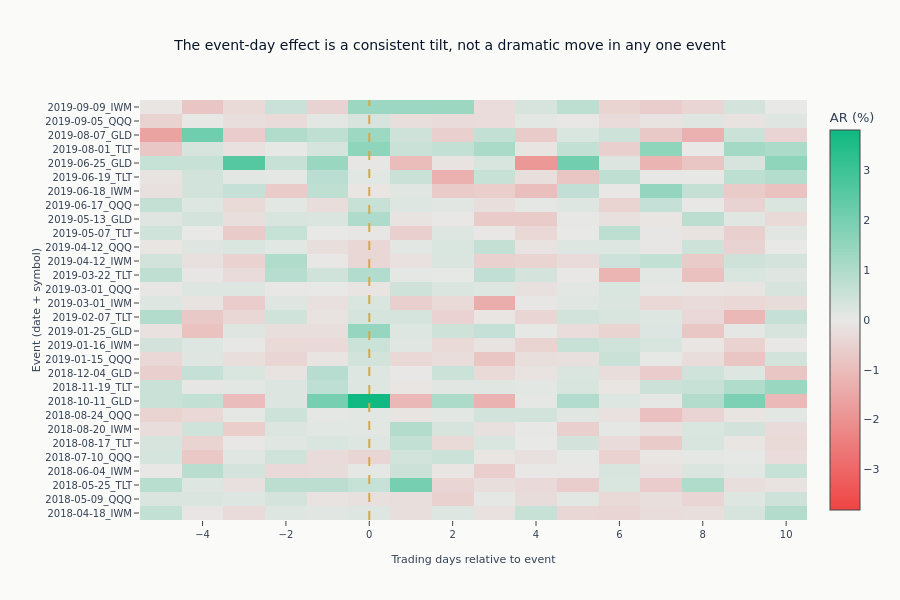

The code cell stored with this chart in its notebook:
### Markdown cell above
## 6. Event Study Heatmap

Visualize abnormal returns across events and days to identify patterns. The grid shows
the 30 earliest events of the 122 analyzed, in chronological order, so the rows stay
legible; the aggregate statistics above use all of them.

The per-event view is a useful corrective to the CAAR chart. On the event day 73% of
these events are positive against 53% on other days, but the typical event-day move is
only +0.20% - and the widest swings in the grid happen away from day 0. The aggregate
effect is built from a consistent tilt across many events, not from a few dramatic ones.

### Code cell
if len(result["abnormal_returns"]) > 0:
    ar_df = result["abnormal_returns"]

    # Create unique event identifier (date + symbol can have multiple events)
    ar_df = ar_df.with_columns(
        (pl.col("event_date").dt.strftime("%Y-%m-%d") + "_" + pl.col("symbol")).alias("event_id")
    )

    # Pivot to wide format (event x day)
    ar_pivot = ar_df.pivot(on="day", index="event_id", values="ar").sort("event_id")

    # Convert to numpy for heatmap
    day_cols = sorted([c for c in ar_pivot.columns if c != "event_id"], key=lambda x: int(x))
    ar_matrix = ar_pivot.select(day_cols).to_numpy() * 100

    # Limit to 30 events for readability
    if len(ar_matrix) > 30:
        ar_matrix = ar_matrix[:30]
        event_ids = ar_pivot["event_id"].to_list()[:30]
    else:
        event_ids = ar_pivot["event_id"].to_list()

    # ML4T diverging scale centered at zero (red = negative, green = positive AR)
    diverging_scale = [
        [0.0, COLORS["negative"]],
        [0.5, COLORS["silver_muted"]],
        [1.0, COLORS["positive"]],
    ]

    fig = go.Figure(
        data=go.Heatmap(
            z=ar_matrix,
            x=day_cols,
            y=event_ids,
            colorscale=diverging_scale,
            zmid=0,
            colorbar=dict(title="AR (%)"),
        )
    )

    fig.add_vline(x=0, line_dash="dash", line_color=COLORS["amber"], line_width=2)

    fig.update_layout(
        title="The event-day effect is a consistent tilt, not a dramatic move in any one event",
        xaxis_title="Trading days relative to event",
        yaxis_title="Event (date + symbol)",
        height=600,
        # Event ids are 14 characters ("2018-04-18_IWM"); the default left margin clips them.
        margin=dict(l=140),
    )

    fig.show()

### Figure 1 — Plotly figure (JSON) as saved in the notebook; plotly's stock layout.template omitted (floating-point values rounded to 4 significant figures; data arrays with more than 128 entries replaced by an {"elided": "..."} marker saying what was removed)
{"data": [{"colorbar": {"title": {"text": "AR (%)"}}, "colorscale": [[0.0, "#ef4444"], [0.5, "#e8e8e6"], [1.0, "#10b981"]], "type": "heatmap", "x": ["-5", "-4", "-3", "-2", "-1", "0", "1", "2", "3", "4", "5", "6", "7", "8", "9", "10"], "y": ["2018-04-18_IWM", "2018-05-09_QQQ", "2018-05-25_TLT", "2018-06-04_IWM", "2018-07-10_QQQ", "2018-08-17_TLT", "2018-08-20_IWM", "2018-08-24_QQQ", "2018-10-11_GLD", "2018-11-19_TLT", "2018-12-04_GLD", "2019-01-15_QQQ", "2019-01-16_IWM", "2019-01-25_GLD", "2019-02-07_TLT", "2019-03-01_IWM", "2019-03-01_QQQ", "2019-03-22_TLT", "2019-04-12_IWM", "2019-04-12_QQQ", "2019-05-07_TLT", "2019-05-13_GLD", "2019-06-17_QQQ", "2019-06-18_IWM", "2019-06-19_TLT", "2019-06-25_GLD", "2019-08-01_TLT", "2019-08-07_GLD", "2019-09-05_QQQ", "2019-09-09_IWM"], "z": {"elided": "30x16 float values"}, "zmid": 0}], "layout": {"height": 600, "margin": {"l": 140}, "shapes": [{"line": {"color": "#D4A84B", "dash": "dash", "width": 2}, "type": "line", "x0": 0, "x1": 0, "xref": "x", "y0": 0, "y1": 1, "yref": "y domain"}], "title": {"text": "The event-day effect is a consistent tilt, not a dramatic move in any one event"}, "xaxis": {"title": {"text": "Trading days relative to event"}}, "yaxis": {"title": {"text": "Event (date + symbol)"}}}}
